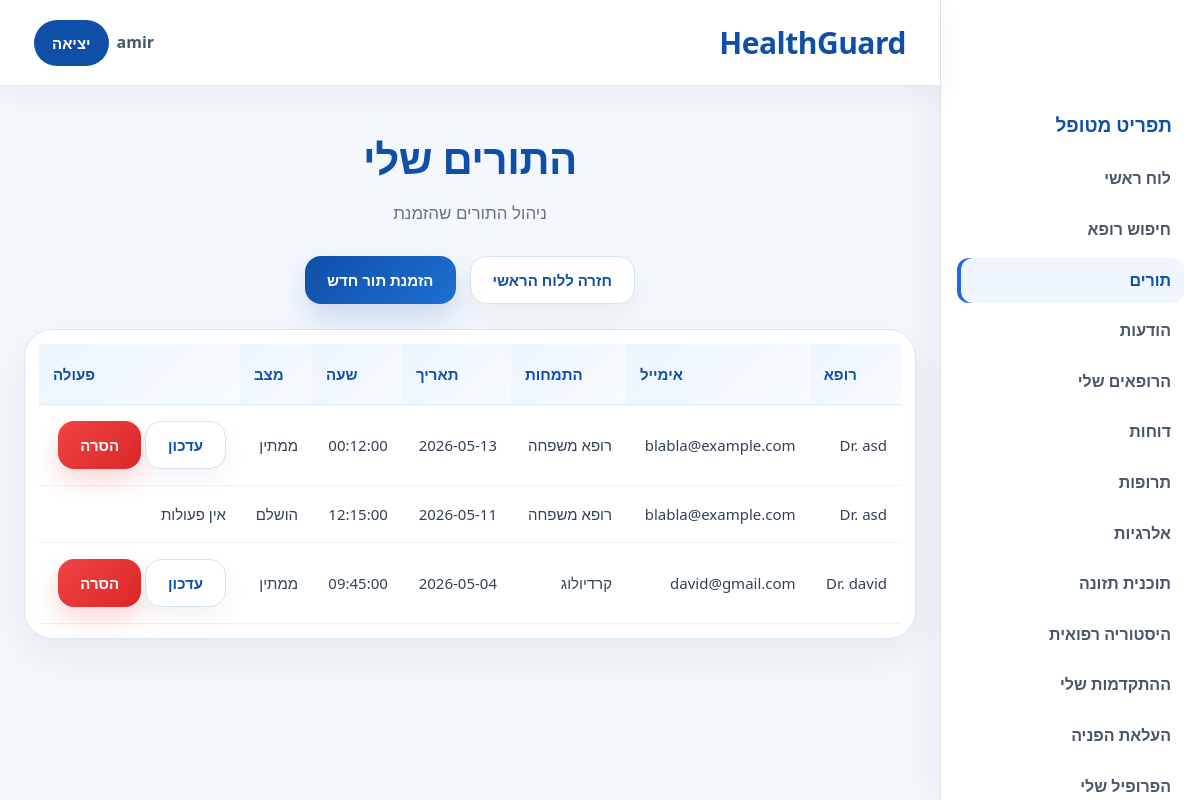
/patient/my_appointments.php (signed in), run on the app's committed database.
### tables this page shows
CREATE TABLE `appointments` (
  `appointment_id` int(11) NOT NULL,
  `patient_id` int(11) NOT NULL,
  `doctor_id` int(11) NOT NULL,
  `appointment_date` date NOT NULL,
  `appointment_time` time NOT NULL,
  `status` varchar(50) NOT NULL DEFAULT 'pending',
  `created_at` datetime NOT NULL DEFAULT current_timestamp()
);

CREATE TABLE `users` (
  `user_id` int(11) NOT NULL,
  `name` varchar(100) NOT NULL,
  `role` enum('patient','doctor','admin','secretary') NOT NULL,
  `email` varchar(100) NOT NULL,
  `password` varchar(255) NOT NULL,
  `city` varchar(80) DEFAULT NULL,
  `created_at` timestamp NULL DEFAULT current_timestamp()
);

CREATE TABLE `doctors` (
  `doctor_id` int(11) NOT NULL,
  `user_id` int(11) NOT NULL,
  `specialization` varchar(100) NOT NULL,
  `consultation_fee` decimal(10,2) DEFAULT NULL
);

### db_connection.php (called while the page is built, shortened)
<?php
function HebrewText($value)
{
    $translations = [
        'admin' => 'מנהל',
        'doctor' => 'רופא',
        'patient' => 'מטופל',
        'secretary' => 'מזכירות',
        'pending' => 'ממתין',
        'accepted' => 'אושר',
        'completed' => 'הושלם',
        'cancelled' => 'בוטל',
        'verified' => 'אושר',
        'rejected' => 'נדחה',
        'taken' => 'נלקחה',
        'skipped' => 'דולגה',
        'appointment' => 'תור',
        'medicine' => 'תרופה',
        'message' => 'הודעה',
        'report' => 'דוח',
        'nutrition' => 'תזונה',
        'cardiologist' => 'קרדיולוג',
        'dermatologist' => 'רופא עור',
        'ophthalmologist' => 'רופא עיניים',
        'orthopedic' => 'אורתופד',
        'dentist' => 'רופא שיניים',
        'dietitian' => 'דיאטן',
        'family_doctor' => 'רופא משפחה',
        'Sunday' => 'ראשון',
        'Monday' => 'שני',
        'Tuesday' => 'שלישי',
        'Wednesday' => 'רביעי',
        'Thursday' => 'חמישי',
        'Friday' => 'שישי',
        'Saturday' => 'שבת',
        'male' => 'זכר',
        'female' => 'נקבה',
        'other' => 'אחר',
        'Patients' => 'מטופלים',
        'Doctors' => 'רופאים',
        'Appointments' => 'תורים',
        'Reports' => 'דוחות',
    ];
    return $translations[$value] ?? $value;
}
?>

### patient/my_appointments.php (the view, shortened to what this page needs)
<?php
include("../db_connection.php");
$conn = OpenCon();
$patient_id = $_SESSION['user_id'];
$sql = "SELECT
            appointments.*,
            users.name AS doctor_name,
            users.email AS doctor_email,
            doctors.specialization
        FROM appointments
        JOIN doctors
            ON appointments.doctor_id=doctors.doctor_id
        JOIN users
            ON doctors.user_id=users.user_id
        WHERE appointments.patient_id='$patient_id'
        ORDER BY
            appointment_date DESC,
            appointment_time DESC";
$result = mysqli_query($conn, $sql);
?>
<!DOCTYPE html>
<html lang="he" dir="rtl">
<head>
    <link rel="stylesheet" href="/HealthGuard/style.css">
</head>
<body class="patient-page">
<?php include("../navbar.php"); ?>
<div class="section">
    <h1 class="section-title">התורים שלי</h1>
    <p class="section-subtitle">ניהול התורים שהזמנת</p>
    <div class="hero-actions" style="justify-content:center; margin-bottom:25px;">
        <a href="/HealthGuard/patient/patient_dashboard.php" class="secondary-btn">חזרה ללוח הראשי</a>
        <a href="/HealthGuard/patient/find_doctor.php" class="primary-btn">הזמנת תור חדש</a>
    </div>
    <div class="table-wrapper">
        <table>
            <tr>
                <th>רופא</th>
                <th>אימייל</th>
                <th>התמחות</th>
                <th>תאריך</th>
                <th>שעה</th>
                <th>מצב</th>
                <th>פעולה</th>
            </tr>
            <?php while ($row = mysqli_fetch_assoc($result)) { ?>
            <tr>
                <td>Dr. <?php echo $row['doctor_name']; ?></td>
                <td><?php echo $row['doctor_email']; ?></td>
                <td><?php echo HebrewText($row['specialization']); ?></td>
                <td><?php echo $row['appointment_date']; ?></td>
                <td><?php echo $row['appointment_time']; ?></td>
                <td><?php echo HebrewText($row['status']); ?></td>
                <td>
                    <?php if ($row['status'] == 'pending') { ?>
                    <a href="/HealthGuard/patient/edit_appointment.php?appointment_id=<?php echo $row['appointment_id']; ?>"
                       class="secondary-btn">עדכון</a>
                    <a href="/HealthGuard/patient/delete_appointment.php?appointment_id=<?php echo $row['appointment_id']; ?>"
                       class="danger-btn"
                       onclick="return confirm('למחוק את התור?');">
                        הסרה
                    </a>
                    <?php } else { ?>
                        אין פעולות
                    <?php } ?>
                </td>
            </tr>
            <?php } ?>
        </table>
    </div>
</div>
</body>
</html>

### style.css (style rules this page uses)
* { margin: 0; padding: 0; box-sizing: border-box; }
html, body { min-height: 100%; font-family: "Segoe UI", Tahoma, Geneva, Verdana, sans-serif; scroll-behavior: smooth; }
html[dir="rtl"] body { direction: rtl; text-align: right; }
body { background: #f5f8fc; color: #1e293b; line-height: 1.6; }
a { text-decoration: none; transition: 0.25s ease; }
body.has-app-sidebar { padding-right: 260px; }
.primary-btn, .secondary-btn, .danger-btn, button, a.primary-btn, a.secondary-btn, a.danger-btn { display: inline-flex !important; align-items: center !important; justify-content: center !important; text-decoration: none !important; font-weight: 800 !important; font-size: 15px !important; line-height: 1 !important; cursor: pointer !important; border-radius: 16px !important; padding: 12px 22px !important; min-height: 48px !important; transition: 0.25s ease !important; border: none; }
.primary-btn, a.primary-btn, button { background: linear-gradient(135deg, #2563eb, #0ea5e9) !important; color: #ffffff !important; }
.secondary-btn, a.secondary-btn { background: #ffffff !important; color: #1e293b !important; border: 1px solid #d9e4ef !important; box-shadow: 0 10px 24px rgba(15, 23, 42, 0.05) !important; }
.danger-btn, a.danger-btn { background: linear-gradient(135deg, #ef4444, #dc2626) !important; color: #ffffff !important; border: none !important; box-shadow: 0 12px 24px rgba(220, 38, 38, 0.18) !important; }
.section { width: 100%; max-width: 1380px; margin: 0 auto; padding: 38px 24px 42px; }
.section-title { font-size: 42px; font-weight: 800; text-align: center; margin-bottom: 8px; letter-spacing: -0.5px; }
.section-subtitle { text-align: center; font-size: 17px; color: #64748b; margin-bottom: 30px; }
.hero-actions { display: flex; justify-content: center; align-items: center; gap: 14px; flex-wrap: wrap; }
.table-wrapper { width: 100%; overflow-x: auto; background: #ffffff; border-radius: 28px; border: 1px solid #e2e8f0; box-shadow: 0 16px 40px rgba(15, 23, 42, 0.07); padding: 14px; }
table { width: 100%; border-collapse: collapse; min-width: 760px; }
table th { text-align: left; padding: 18px 14px; font-size: 15px; font-weight: 900; color: #0f172a; background: linear-gradient(135deg, #eff6ff, #f8fbff); border-bottom: 1px solid #dbe7f2; }
table td { padding: 16px 14px; border-bottom: 1px solid #edf2f7; color: #334155; font-size: 15px; vertical-align: middle; }
.patient-page { background: #f4f8fd; min-height: 100vh; }
.patient-page .primary-btn, .patient-page button { background: linear-gradient(135deg, #0f4fa8, #1d6fd1) !important; color: #ffffff !important; box-shadow: 0 14px 28px rgba(15, 79, 168, 0.18) !important; }
.patient-page .secondary-btn { color: #0f4fa8 !important; border-color: #d5e4f5 !important; }
.patient-page .section-title, .patient-page .form-box h2, .patient-page .card h3 { color: #0f4fa8; }
.patient-page .table-wrapper { border-color: #d8e6f5; }
.patient-page table th { background: linear-gradient(135deg, #edf5ff, #f8fbff); color: #0f4fa8; }

### data on the page
appointments: users.name "asd", users.email "blabla@example.com", doctor.specialization "רופא משפחה", appointment_date "2026-05-13", appointment_time "00:12:00", status "ממתין"
appointments: users.name "asd", users.email "blabla@example.com", doctor.specialization "רופא משפחה", appointment_date "2026-05-11", appointment_time "12:15:00", status "הושלם", shows "אין פעולות"
appointments: users.name "david", users.email "david@gmail.com", doctor.specialization "קרדיולוג", appointment_date "2026-05-04", appointment_time "09:45:00", status "ממתין"

### other printed values
$site_name "HealthGuard"
$_SESSION['name'] "amir"
$role_labels[$_SESSION['role']] "מטופל"
$label "לוח ראשי"
$label "חיפוש רופא"
$label "תורים"
$label "הודעות"
$label "הרופאים שלי"
$label "דוחות"
$label "תרופות"
$label "אלרגיות"
$label "תוכנית תזונה"
$label "היסטוריה רפואית"
$label "ההתקדמות שלי"
$label "העלאת הפניה"
